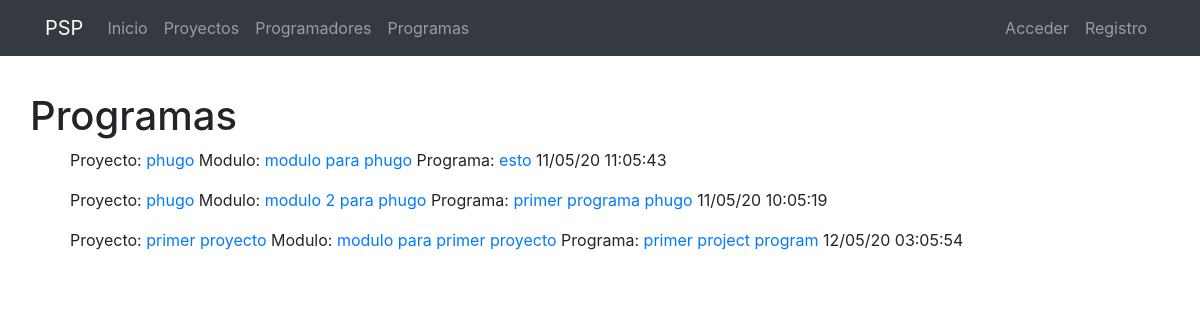
The app's page /programs/, older data.
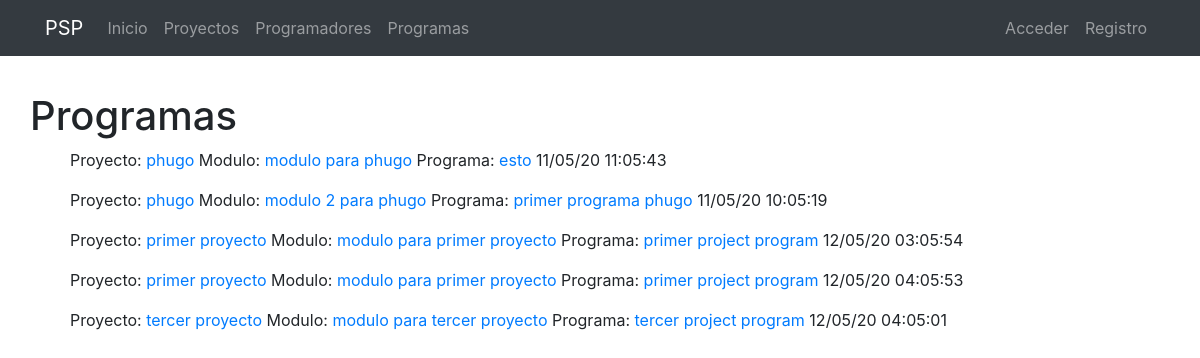
The same page, newer data.
### programs/models.py (models this page shows, shortened)
class Program(models.Model):
    name = models.CharField(verbose_name="Nombre", max_length=200)
    description = models.TextField(verbose_name="Descripción")
    module_id = models.ForeignKey("modules.Module", verbose_name="proyecto", on_delete=models.CASCADE)
    planned = models.IntegerField(verbose_name="Tiempo planeado", null=True, blank=True)
    created = models.DateTimeField(auto_now_add=True, verbose_name="Fecha de creación")
    updated = models.DateTimeField(auto_now=True, verbose_name="Fecha de edición")
    finished = models.DateTimeField(verbose_name="Fecha de finalización", null=True, blank=True)
    class Meta:
        verbose_name = "Programa"
        verbose_name_plural = "Programas"
        ordering = ['name', 'created']

### modules/models.py (models this page shows)
class Module(models.Model):
    name = models.CharField(verbose_name="Nombre", max_length=200)
    description = models.TextField(verbose_name="Descripción")
    project_id = models.ForeignKey("projects.Project", verbose_name="proyecto", on_delete=models.CASCADE, default=0)
    planned = models.IntegerField(verbose_name="Tiempo planeado", null=True, blank=True)
    created = models.DateTimeField(auto_now_add=True, verbose_name="Fecha de creación")
    updated = models.DateTimeField(auto_now=True, verbose_name="Fecha de edición")
    finished = models.DateTimeField(verbose_name="Fecha de finalización", null=True, blank=True)
    class Meta:
        verbose_name = "Modulo"
        verbose_name_plural = "Modulos"
        ordering = ['name', 'created']
    def __str__(self):
        return self.name

### projects/models.py (models this page shows)
class Project(models.Model):
    name = models.CharField(verbose_name="Nombre", max_length=200)
    description = models.TextField(verbose_name="Descripción")
    created = models.DateTimeField(auto_now_add=True, verbose_name="Fecha de creación")
    updated = models.DateTimeField(auto_now=True, verbose_name="Fecha de edición")
    finished = models.DateTimeField(verbose_name="Fecha de finalización", null=True, blank=True)
    class Meta:
        verbose_name = "Proyecto"
        verbose_name_plural = "Proyectos"
        ordering = ['name', 'created']
    def __str__(self):
        return self.name

### programs/views.py (the view)
# urls.py: path('', ProgramListView.as_view(), name='programs'),
class ProgramListView(ListView):
    model = Program

### programs/templates/programs/program_list.html (shortened to what this page needs)
{% extends 'core/base.html' %}
{% load static %}
{% block content %}
<main role="main">
  <div class="container mb-4">
      <div class="row mt-3">
        <h1>Programas</h1>
        <ul>
        {% for object in object_list %}
        <p>
            Proyecto:
            <a href="{% url 'project_detail' object.module_id.project_id.id object.module_id.project_id.name|slugify %}">{{object.module_id.project_id}}</a>
            Modulo:
            <a href="{% url 'module_detail' object.module_id.id object.module_id.name|slugify %}">{{object.module_id}}</a>
            Programa:
            <a href="{% url 'program_detail' object.id object.name|slugify %}">{{object.name}}</a>
            {{ object.created|date:"d/m/y h:m:s" }}
        </p>
        {% empty %}
            <li>No objects yet.</li>
        {% endfor %}
        </ul>
      </div>
  </div>
</main>
{% endblock %}

Row changes from the older to the newer data that the page shows:
added Program: module_id.project_id "primer proyecto", module_id "modulo para primer proyecto", name "primer project program", created "12/05/20 04:05:53"
added Program: module_id.project_id "tercer proyecto", module_id "modulo para tercer proyecto", name "tercer project program", created "12/05/20 04:05:01"
